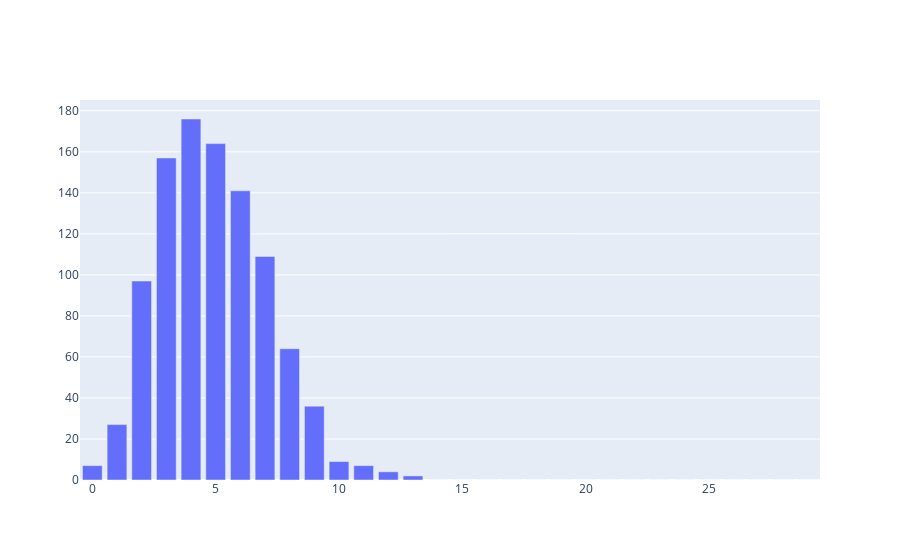

Notebook cell for this chart:
### Code cell
maxPoissonX = 30

fig = go.Figure()
fig.add_trace(go.Bar(y=PoissonRVList[:maxPoissonX], name='Poisson Simulation'))
# fig.add_trace(go.Scatter(x=xList, y=yList, mode='lines', name='Poisson Dist.'))
fig.show()

# fig.write_image("PoissonSimulation.svg")

### Figure 1 — Plotly figure (JSON) as saved in the notebook; plotly's stock layout.template omitted (floating-point values rounded to 4 significant figures)
{"data": [{"name": "Poisson Simulation", "type": "bar", "y": [7, 27, 97, 157, 176, 164, 141, 109, 64, 36, 9, 7, 4, 2, 0, 0, 0, 0, 0, 0, 0, 0, 0, 0, 0, 0, 0, 0, 0, 0]}], "layout": {}}
